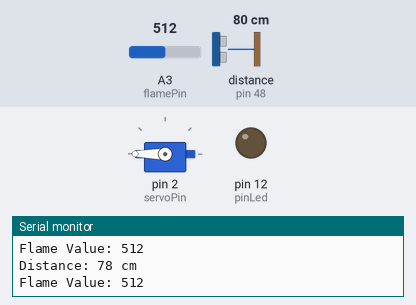
Simulated run of this sketch. Board: Arduino Mega 2560, built with avr-gcc and run on an emulated ATmega2560. On the bench: servo, output pins drawn as LEDs (lit = HIGH), the last lines printed to the serial monitor. Wiring (inferred from the names in the program): ultrasonic range finder: trigger pin 49; echo pin 48. The inputs (shaded band) are chosen by the test bench; at power-on: distance to the obstacle (sensor on pin 48) 80 cm, A3 (flamePin) = 512. The echo pulse lasts 58.3 µs per cm; pins used as bus, display or sensor lines are not drawn.

Above: at 1.4 s.
1.5 s: distance to the obstacle (sensor on pin 48) set to 8 cm
4.8 s: distance to the obstacle (sensor on pin 48) set to 5 cm
At 6.13 s:
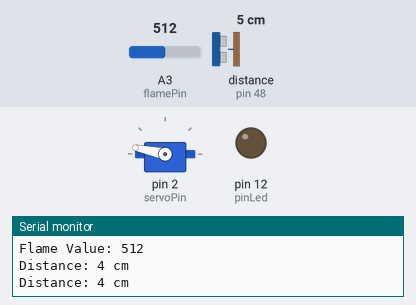
At 11.3 s:
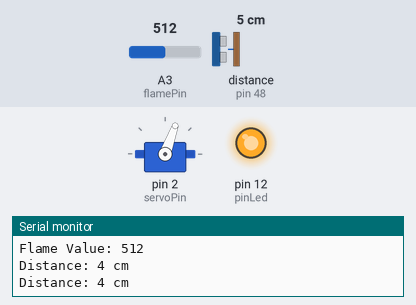
11.4 s: A3 (flamePin) set to 66
At 12.79 s:
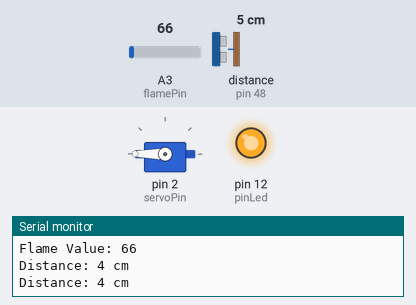
14.7 s: A3 (flamePin) set to 54
18.0 s: A3 (flamePin) set to 70
Timing chart, 0 to 22.3 s (numbered marks = the images above; inputs shaded):
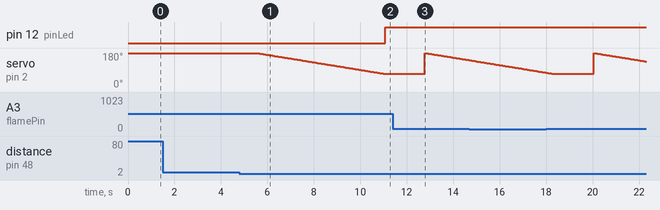

Measured:
- the behaviour switches between 7 and 6 cm on distance to the obstacle (sensor on pin 48) (found by bisection; images 0 and 1)
- after the input at 4.8 s, pin 12 (pinLed): LOW → HIGH after 6.3 s; servo on pin 2 (servoPin): moves from 180° to 70° over 5.5 s, starting after 0.77 s

The sketch:

Main.ino
```cpp
#include "Garage.h"

Garage myGarage; // Create instance of Garage class
void setup()
{
  myGarage.setup();
}
void loop()
{
  myGarage.loop();
}
```

Garage.cpp
```cpp
#include <stdint.h>
#include "Garage.h"
#include <Arduino.h>

Garage::Garage()
{
  Serial.println("instance of Garage class Created");
}
Garage::setup()
{
  ////////////////////////// FLAME SENSOR HERE /////////////////////////////
  pinMode(flamePin, INPUT);  // Set flame sensor pin as input
////////////////////////// BUZZER  ///////////////////////////////////
  pinMode(buzzerPin, OUTPUT);  // Set buzzer pin as output
///////////////////////////////SERIAL MONITOR //////////////////////
  Serial.begin(9600); // Initialize serial communication
/////////////////////////////// ULTRASONIC  //////////////////////
// Set trigger pin as an output and echo pin as an input
  pinMode(trigPin, OUTPUT);
  pinMode(echoPin, INPUT);
////////////////////////////////////////SERVO//////////////////////
  garageServo.attach(servoPin);
  garageServo.write(180);
//////////////////////////////LED//////////////////////////////
  pinMode(pinLed, OUTPUT);
}
Garage::loop()
{
  activate_buzzer();
  control_garage_door();
}

/////////////////////////////////////// FUNCTION DEFINTION HERE ///////////////////////////////////////
////////////////////////////////////////////FLAME HERE///////////////////////////////////////////////
uint16_t Garage::read_flameSensor()
{
  int flameValue = analogRead(flamePin);  // Read the analog value from flame sensor
  Serial.print("Flame Value: ");
  Serial.println(flameValue);  // Print the flame sensor value to serial monitor
  delay(500);  // Delay for 0.5 seconds before next reading
  return flameValue;
}

bool Garage::isFlameActivated()
{
  if(read_flameSensor() <= 60)
  {
    return true;
  }
  else
  {
    return false;
  }
}
/////////////////////////////////////BUZZER CODE ///////////////////////////////////////
void Garage::activate_buzzer()
{
  if(isFlameActivated())
  {
    buzzer_sirenSound(1);
    delay(1000);//time to wait until another reading
  }
  else
  {
    buzzer_sirenSound(0);
  }
}
void Garage::buzzer_sirenSound(uint8_t switchControl)
{
  if(switchControl == 1)
  {
      // Generate the siren sound
      for (int i = 200; i <= 1000; i += 100)
      {
        tone(buzzerPin, i); // Generate tone at frequency i Hz
        delay(100); // Wait for a short duration
      }

      // Reverse the siren sound
      for (int i = 1000; i >= 200; i -= 100)
      {
        tone(buzzerPin, i); // Generate tone at frequency i Hz
        delay(100); // Wait for a short duration
      }
  }
    else
    noTone(buzzerPin);
}
///////////////////////////////////SERVO HERE //////////////////////////////
void Garage::control_garage_door()
{
  if(read_ultrasonic_distance() <= ultrasonicThreshold && read_ultrasonic_distance() != 0)
  {
    int pos = 0;
    for (pos = 180; pos >= 70; pos -= 1)
    {
    garageServo.write(pos);      // Set servo position
    delay(50);               // Wait for servo to reach the position
    }
    control_led(1);
  }
  else
  {
    // control_led(0);
  }
}
///////////////////////////////////////// LED HERE /////////////////////////
void Garage::control_led(uint8_t switchControl)
{
  if(switchControl == 1)
  {
    digitalWrite(pinLed,HIGH);
    delay(1000);//time to wait until turn off
  }

  else
   digitalWrite(pinLed,LOW);
}
/////////////////////////////////////// ULTRASONIC HERE ///////////////////
uint16_t Garage::read_ultrasonic_distance()
{
  // Clear the trigger pin
  digitalWrite(trigPin, LOW);
  delayMicroseconds(2);

  // Send a 10 microsecond pulse to the trigger pin
  digitalWrite(trigPin, HIGH);
  delayMicroseconds(10);
  digitalWrite(trigPin, LOW);

  // Measure the duration of the pulse on the echo pin
  duration = pulseIn(echoPin, HIGH);

  // Calculate the distance in centimeters
  distance = duration * 0.034 / 2;

  // Print the distance to the serial monitor
  Serial.print("Distance: ");
  Serial.print(distance);
  Serial.println(" cm");

  // Delay before taking the next measurement
  delay(100); // Adjust this delay as needed
  return distance;
}
```

Garage.h
```cpp
#include <stdint.h>
#ifndef GARAGE_H
#define GARAGE_H
//////////////////////////////////////NOTES/////////////////////////////
// WE ONLY USE THIS TYPE OF WRITING IN VARAIBLES ===> flameThreshold
// AND THIS TYPE IN FUNCTION NAMES FOR EASY USE LASTER ===> read_flameSensor();
// EXCEPTION FOR THIS BOOL RETURN FUNCTION NAMES  ===> isFlameActivated();
//////////////////////////////////// INCLUDE LIBRARY HERE //////////////////////////////////////////////////////
#include <Servo.h>
/////////////////////////////////// GLOBAL VARIABLES HERE //////////////////////////////////////////////////////
// Define the pins for the FLAME sensor
#define flamePin A3  // Define the analog pin for flame sensor
#define buzzerPin 29  // Define the digital pin for the buzzer
// Define the pins for the ULTRASONIC sensor
#define trigPin  49 // Trigger pin
#define echoPin  48 // Echo pin
// Define the pin for the servo signal
#define servoPin 2
//define led pin
#define pinLed 12


class Garage
{
	private:
  ////////////////////////////FLAME///////////////////////////////
	uint16_t flameThreshold = 800;//the flame threshold to measeure fire
  // Variables to store the duration and distance
  //////////////////////ULTRASONIC////////////////////////////////
  long duration;
  int distance;
  uint8_t ultrasonicThreshold = 5;
  ////////////////////////SERVO///////////////////////////////////
  //create servo object
  Servo garageServo;
  // uint8_t zeroAngle = 0;
  // uint8_t rightAngle = 90;
  //////////////////////////////// BOOLEAN VARAIBLES HERE /////////////
  ////////////////////////// FUNCTION DECRATIONS //////////////////////
  uint16_t read_flameSensor();//read flame value
  bool isFlameActivated();//if there is fire return true
  void activate_buzzer();// turn on if there is fire
  void control_garage_door();//open door
  void control_led(uint8_t);//turn on/off led
  uint16_t read_ultrasonic_distance();//READ ULTRASONIC
  void buzzer_sirenSound(uint8_t);

  public:
  Garage();//constructor
  setup();//main setup
  loop();// main loop

};


#endif
```
